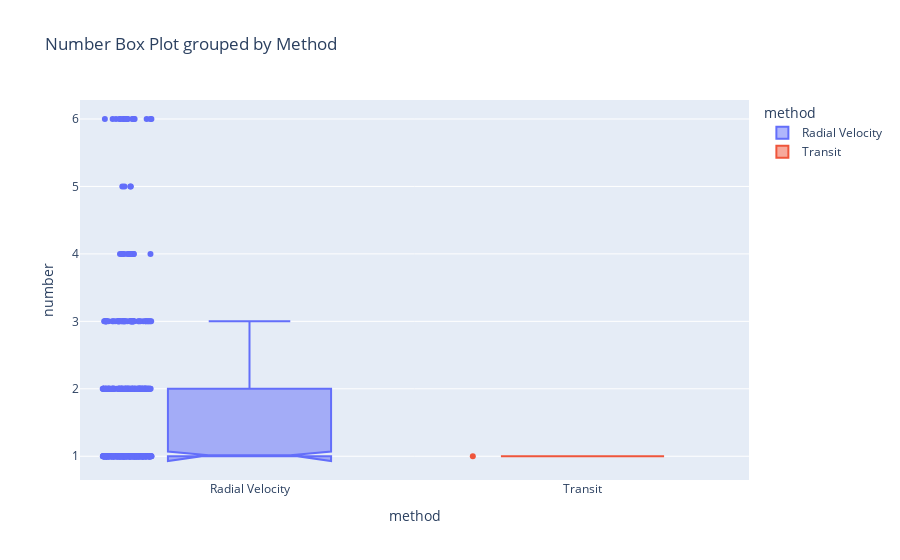
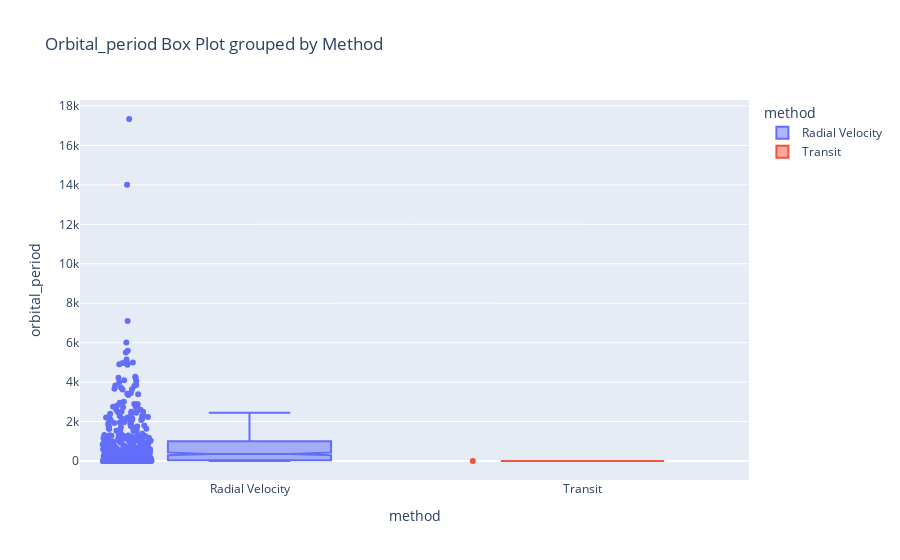
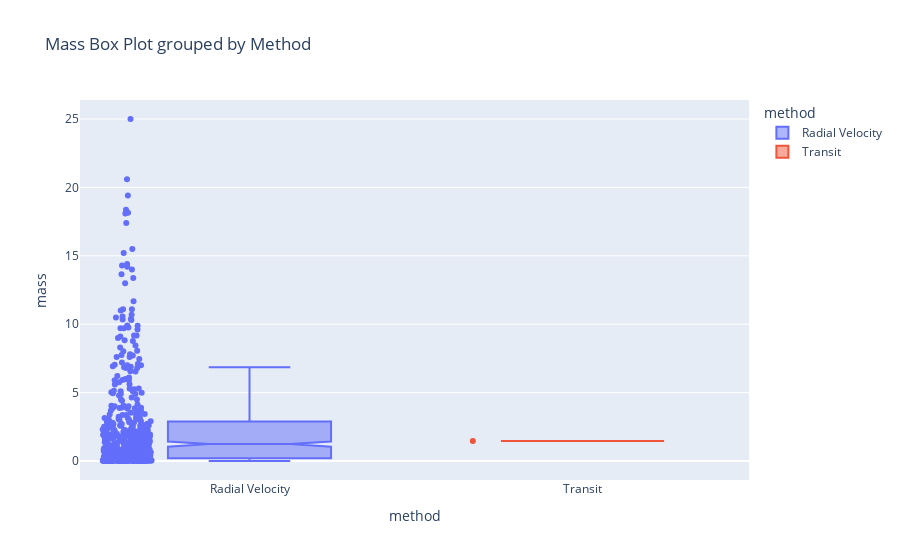

Notebook code cell kept with these figures, in order:
### Code cell
#Boxplot
categorical_cols= 'method'

for col in numeric_cols:
    fig = px.box(df,x=categorical_cols,y=col, points='all',color=categorical_cols,
                title=f'{col.capitalize()} Box Plot grouped by {categorical_cols.capitalize()}',
                notched=True)
    fig.update_layout(yaxis_title=col, xaxis_title=categorical_cols)
    fig.show()

### Figure 1 — Plotly figure (JSON) as saved in the notebook; plotly's stock layout.template omitted (floating-point values rounded to 4 significant figures; data arrays with more than 128 entries replaced by an {"elided": "..."} marker saying what was removed)
{"data": [{"alignmentgroup": "True", "boxpoints": "all", "hovertemplate": "method=%{x}<br>number=%{y}<extra></extra>", "legendgroup": "Radial Velocity", "marker": {"color": "#636efa"}, "name": "Radial Velocity", "notched": true, "offsetgroup": "Radial Velocity", "orientation": "v", "showlegend": true, "type": "box", "x": {"elided": "497 str values"}, "x0": " ", "xaxis": "x", "y": {"elided": "497 int values"}, "y0": " ", "yaxis": "y"}, {"alignmentgroup": "True", "boxpoints": "all", "hovertemplate": "method=%{x}<br>number=%{y}<extra></extra>", "legendgroup": "Transit", "marker": {"color": "#EF553B"}, "name": "Transit", "notched": true, "offsetgroup": "Transit", "orientation": "v", "showlegend": true, "type": "box", "x": ["Transit"], "x0": " ", "xaxis": "x", "y": [1], "y0": " ", "yaxis": "y"}], "layout": {"boxmode": "overlay", "legend": {"title": {"text": "method"}, "tracegroupgap": 0}, "title": {"text": "Number Box Plot grouped by Method"}, "xaxis": {"anchor": "y", "categoryarray": ["Radial Velocity", "Transit"], "categoryorder": "array", "domain": [0, 1], "title": {"text": "method"}}, "yaxis": {"anchor": "x", "domain": [0, 1], "title": {"text": "number"}}}}

### Figure 2 — Plotly figure (JSON) as saved in the notebook; plotly's stock layout.template omitted (floating-point values rounded to 4 significant figures; data arrays with more than 128 entries replaced by an {"elided": "..."} marker saying what was removed)
{"data": [{"alignmentgroup": "True", "boxpoints": "all", "hovertemplate": "method=%{x}<br>orbital_period=%{y}<extra></extra>", "legendgroup": "Radial Velocity", "marker": {"color": "#636efa"}, "name": "Radial Velocity", "notched": true, "offsetgroup": "Radial Velocity", "orientation": "v", "showlegend": true, "type": "box", "x": {"elided": "497 str values"}, "x0": " ", "xaxis": "x", "y": {"elided": "497 float values"}, "y0": " ", "yaxis": "y"}, {"alignmentgroup": "True", "boxpoints": "all", "hovertemplate": "method=%{x}<br>orbital_period=%{y}<extra></extra>", "legendgroup": "Transit", "marker": {"color": "#EF553B"}, "name": "Transit", "notched": true, "offsetgroup": "Transit", "orientation": "v", "showlegend": true, "type": "box", "x": ["Transit"], "x0": " ", "xaxis": "x", "y": [2.703], "y0": " ", "yaxis": "y"}], "layout": {"boxmode": "overlay", "legend": {"title": {"text": "method"}, "tracegroupgap": 0}, "title": {"text": "Orbital_period Box Plot grouped by Method"}, "xaxis": {"anchor": "y", "categoryarray": ["Radial Velocity", "Transit"], "categoryorder": "array", "domain": [0, 1], "title": {"text": "method"}}, "yaxis": {"anchor": "x", "domain": [0, 1], "title": {"text": "orbital_period"}}}}

### Figure 3 — Plotly figure (JSON) as saved in the notebook; plotly's stock layout.template omitted (floating-point values rounded to 4 significant figures; data arrays with more than 128 entries replaced by an {"elided": "..."} marker saying what was removed)
{"data": [{"alignmentgroup": "True", "boxpoints": "all", "hovertemplate": "method=%{x}<br>mass=%{y}<extra></extra>", "legendgroup": "Radial Velocity", "marker": {"color": "#636efa"}, "name": "Radial Velocity", "notched": true, "offsetgroup": "Radial Velocity", "orientation": "v", "showlegend": true, "type": "box", "x": {"elided": "497 str values"}, "x0": " ", "xaxis": "x", "y": {"elided": "497 float values"}, "y0": " ", "yaxis": "y"}, {"alignmentgroup": "True", "boxpoints": "all", "hovertemplate": "method=%{x}<br>mass=%{y}<extra></extra>", "legendgroup": "Transit", "marker": {"color": "#EF553B"}, "name": "Transit", "notched": true, "offsetgroup": "Transit", "orientation": "v", "showlegend": true, "type": "box", "x": ["Transit"], "x0": " ", "xaxis": "x", "y": [1.47], "y0": " ", "yaxis": "y"}], "layout": {"boxmode": "overlay", "legend": {"title": {"text": "method"}, "tracegroupgap": 0}, "title": {"text": "Mass Box Plot grouped by Method"}, "xaxis": {"anchor": "y", "categoryarray": ["Radial Velocity", "Transit"], "categoryorder": "array", "domain": [0, 1], "title": {"text": "method"}}, "yaxis": {"anchor": "x", "domain": [0, 1], "title": {"text": "mass"}}}}
